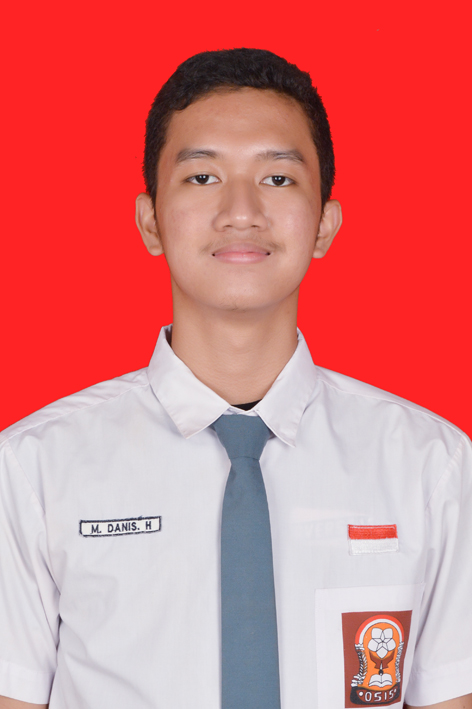
#> input picture minggu-3-face-recognition/learning/lesson-1/images/test.jpg, 472 x 709 px, given in place of the camera
$ python main.py   (older library calls are emulated)
#> lines starting #> are read from the running program, lines starting #| are printed output that depends on the picture; after the words box and inside, x2 and y2 are one past the last pixel; in counts of white or black regions, pixels touching at a corner belong together
"""
Lesson 1: Capture Faces dengan Quality Check
Capture wajah dari webcam dengan quality validation
"""
import cv2
import os
import numpy as np

def check_quality(face_img):
    """Check if face image has good quality"""
    gray = cv2.cvtColor(face_img, cv2.COLOR_BGR2GRAY)

    # 1. Check brightness
    brightness = np.mean(gray)
    if brightness < 40 or brightness > 220:
        return False, f"Bad brightness: {brightness:.1f}"

    # 2. Check sharpness (blur detection)
    laplacian_var = cv2.Laplacian(gray, cv2.CV_64F).var()
    if laplacian_var < 100:
        return False, f"Too blurry: {laplacian_var:.1f}"

    # 3. Check size
    if face_img.shape[0] < 100 or face_img.shape[1] < 100:
        return False, f"Too small: {face_img.shape}"

    return True, "OK"

def main():
    print("="*60)
    print("LESSON 1: Capture Faces dengan Quality Check")
    print("="*60)

    script_dir = os.path.dirname(os.path.abspath(__file__))
    captured_dir = os.path.join(script_dir, 'captured_faces')
    rejected_dir = os.path.join(script_dir, 'rejected')
    os.makedirs(captured_dir, exist_ok=True)
    os.makedirs(rejected_dir, exist_ok=True)

    # Input person name
    person_name = input("\nEnter person name: ").strip()
#> the answer given: ../../../minggu-3-face-recognition/learning/lesson-1/images/test.jpg
    if not person_name:
        print("❌ Name cannot be empty!")
        return

    person_dir = os.path.join(captured_dir, person_name)
    os.makedirs(person_dir, exist_ok=True)

    # Load face detector
    face_cascade = cv2.CascadeClassifier(
        cv2.data.haarcascades + 'haarcascade_frontalface_default.xml'
    )

    # Open webcam
    cap = cv2.VideoCapture(0)
    if not cap.isOpened():
        print("❌ Cannot open webcam")
        return

    print(f"\n✅ Ready to capture for: {person_name}")
    print("\nInstructions:")
    print("  SPACE - Capture photo")
    print("  ESC   - Done")
    print("\n💡 Move your face: left, right, up, down")
    print("   Target: 20+ good photos\n")

    captured_count = 0
    rejected_count = 0

    while True:
        ret, frame = cap.read()
#> frame is the input picture: shape (709, 472, 3); mean B, G, R 125.3, 123.7, 219.1
        if not ret:
            break

        gray = cv2.cvtColor(frame, cv2.COLOR_BGR2GRAY)
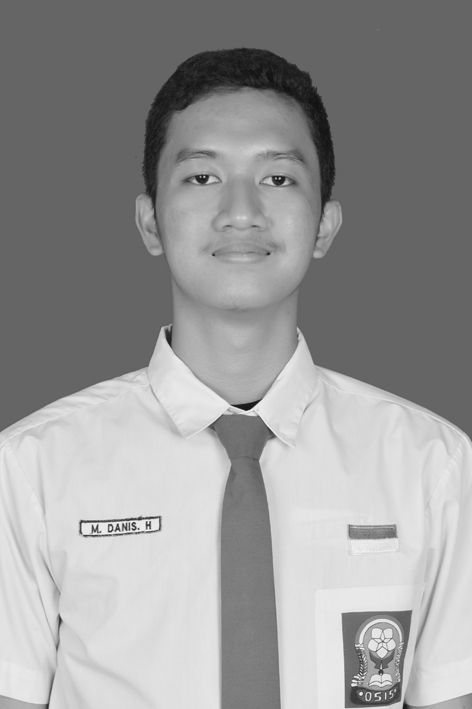
#> gray: shape (709, 472); min 14, max 245, mean 152.4
        faces = face_cascade.detectMultiScale(gray, 1.1, 5, minSize=(100, 100))
#> faces = [[138, 103, 205, 205]]

        # Draw rectangle
        for (x, y, w, h) in faces:
            cv2.rectangle(frame, (x, y), (x+w, y+h), (0, 255, 0), 2)
#> this loop made 1 pass
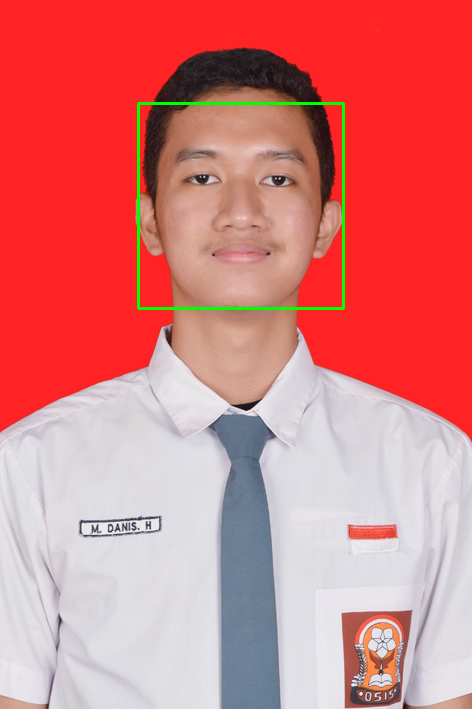
#> frame: shape (709, 472, 3); 0.73% of pixels changed, all inside (x1, y1, x2, y2) = (137, 102, 345, 310)

        # Display info
        cv2.putText(frame, f"Captured: {captured_count} | Rejected: {rejected_count}",
                   (10, 30), cv2.FONT_HERSHEY_SIMPLEX, 0.7, (0, 255, 0), 2)
        cv2.putText(frame, "SPACE=Capture | ESC=Done",
                   (10, frame.shape[0] - 10), cv2.FONT_HERSHEY_SIMPLEX, 0.6, (255, 255, 255), 1)
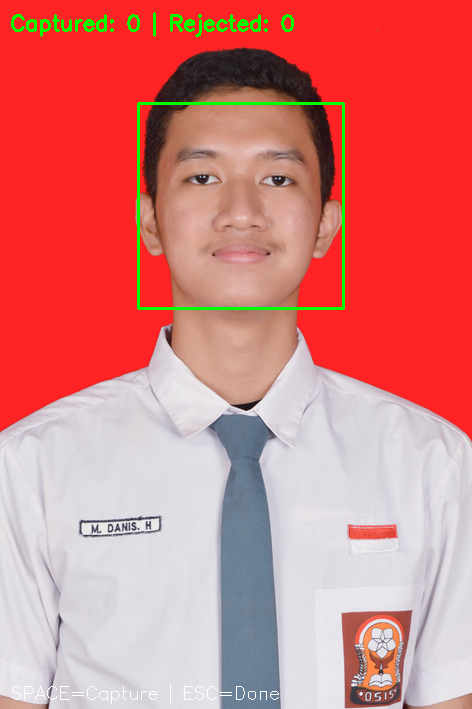
#> frame: shape (709, 472, 3); mean B, G, R 124.7, 126.4, 216.2

        cv2.imshow('Capture Faces', frame)

        key = cv2.waitKey(1) & 0xFF
#> (key Esc is pressed here)

        if key == 27:  # ESC
            break
        elif key == 32:  # SPACE
            if len(faces) == 0:
                print("⚠️ No face detected!")
                continue

            if len(faces) > 1:
                print("⚠️ Multiple faces detected!")
                continue

            x, y, w, h = faces[0]
            face_img = frame[y:y+h, x:x+w]

            # Quality check
            is_good, reason = check_quality(face_img)

            if is_good:
                filename = f"{person_name}_{captured_count+1:03d}.jpg"
                filepath = os.path.join(person_dir, filename)
                cv2.imwrite(filepath, face_img)
                captured_count += 1
                print(f"✅ Captured: {filename}")
            else:
                filename = f"rejected_{rejected_count+1:03d}.jpg"
                filepath = os.path.join(rejected_dir, filename)
                cv2.imwrite(filepath, face_img)
                rejected_count += 1
                print(f"❌ Rejected: {reason}")

    cap.release()
    cv2.destroyAllWindows()

    print("\n" + "="*60)
    print("✅ CAPTURE COMPLETED!")
    print("="*60)
    print(f"Person: {person_name}")
    print(f"Captured: {captured_count} photos")
    print(f"Rejected: {rejected_count} photos")
    print(f"\n📁 Photos saved in: {person_dir}")

    if captured_count < 20:
        print(f"\n⚠️ Recommended: 20+ photos (you have {captured_count})")

if __name__ == '__main__':
    main()
